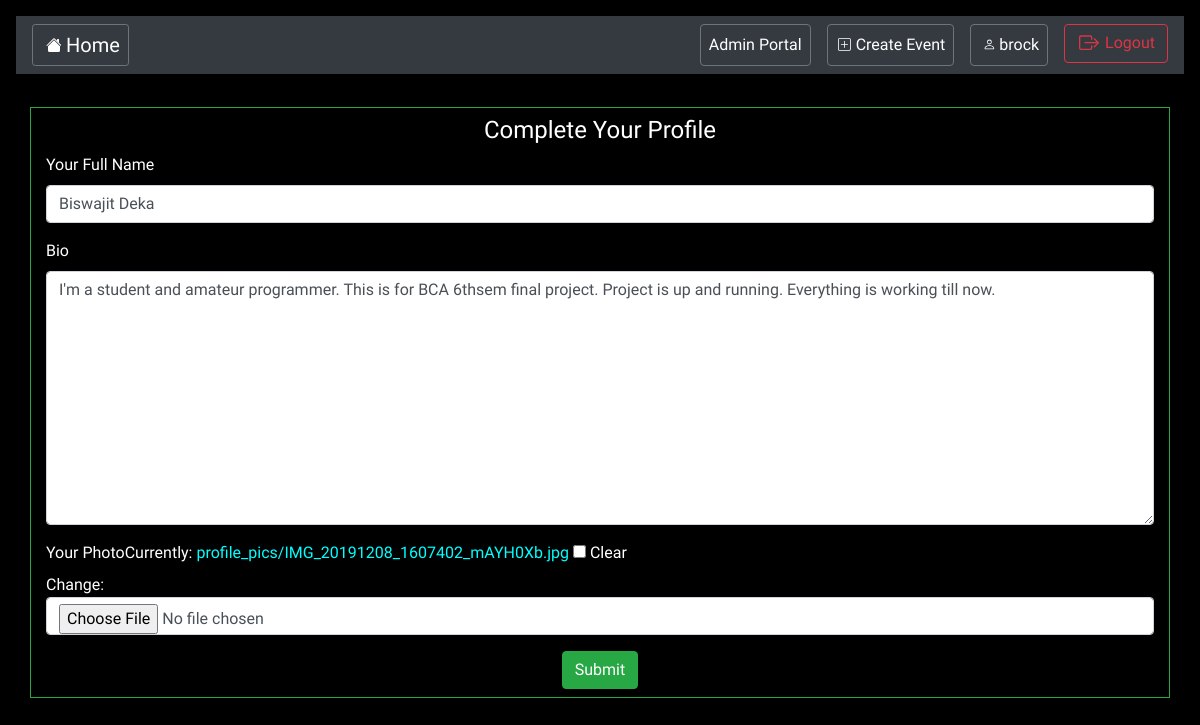
/accounts/edit/info/1 (signed in), run on the app's committed database.
### accounts/models.py (models this page shows, shortened)
class UserExtraInfo(models.Model):
    user = models.OneToOneField(get_user_model(), on_delete=models.CASCADE)
    full_name = models.CharField(max_length=30)
    bio = models.CharField(max_length=300)
    profile_pic = models.ImageField(blank=True, upload_to='profile_pics/')

### accounts/views.py (the view)
# urls.py: path('edit/info/<int:pk>', views.UpdateUserExtraView.as_view(), name='update_user_extra'),
class UpdateUserExtraView(LoginRequiredMixin, UpdateView):
    model = UserExtraInfo
    form_class = UserExtraInfoForm

### accounts/forms.py
class UserExtraInfoForm(forms.ModelForm):
    class Meta:
        model = UserExtraInfo
        exclude = ['user',]
        widgets = {
            'bio': forms.Textarea(attrs={'cols': 80, 'rows': 10}),
        }
        labels = {
            'full_name': ('Your Full Name'),
            'profile_pic': ('Your Photo'),
        }

### accounts/templates/accounts/userextrainfo_form.html (shortened to what this page needs)
{% extends 'events/base.html' %}
{% load bootstrap4 %}
{% block content %}
<div class="container border border-success mt-2">
    <div class="row justify-content-center mt-2"><h4>Complete Your Profile</h4></div>
    <form method="POST" enctype="multipart/form-data">
        {% bootstrap_form form %}
        <div class="row justify-content-center mb-2">
            <input class="btn btn-success" type="submit" value="Submit">
        </div>
    </form>
</div>
{% endblock %}

### events/templates/events/base.html (shortened to what this page needs)
<!DOCTYPE html>
{% load static %}
<html lang="en">
<head>
    <link rel="stylesheet" href="https://stackpath.bootstrapcdn.com/bootstrap/4.4.1/css/bootstrap.min.css">
    <link rel="stylesheet" href="{% static  'events/master.css' %}">
</head>
<body>
    <nav class="navbar sticky-top navbar-expand-lg navbar-dark bg-dark border-dark mx-3 mt-3">
        <a class="navbar-brand btn btn-sm btn-outline-secondary" href="{% url 'index' %}">
          Home
        </a>
        <div class="collapse navbar-collapse" id="navbarSupportedContent">
        <ul class="navbar-nav ml-auto">
          {% if user.is_authenticated %}
            {% if user.is_staff %}
              <li class="nav-item mx-3">
                <a class="nav-link text-white btn btn-outline-secondary" href="{% url 'admin:index' %}">
                  Admin Portal
                </a>
              </li>
            {% endif %}
            {% if user.userextrainfo %}
              <li class="nav-item">
                  <a class="nav-link text-white btn btn-outline-secondary" href="{% url 'events:create_event' %}">
                    Create Event
                  </a>
              </li>
            {% endif %}
            <li class="nav-item mx-3">
                <a class="nav-link text-white btn btn-outline-secondary" href="{% url 'accounts:user_detail' pk=user.pk %}">
                  {{user.username}}
                </a>
            </li>
                <li class="nav-item">
                <a class="btn btn-outline-danger" href="{% url 'accounts:logout' %}">
                  Logout
                </a>
            </li>
          {% endif %}
        </ul>
        </div>
    </nav>
<hr>
    <div class="m-3 border-dark">
      {% block content %}
      {% endblock %}
    </div>
</body>
</html>

### events/static/events/master.css (style rules this page uses)
body { background-color: black; color: white; font-family: 'Balsamiq Sans', cursive; }
a { color: aqua; }

### data on the page
UserExtraInfo: full_name "Biswajit Deka", bio "I'm a student and amateur programmer. This is for BCA 6thsem final project. Project is up and running. Everything is working till now."

### other printed values
{{ user.username }} "brock"
